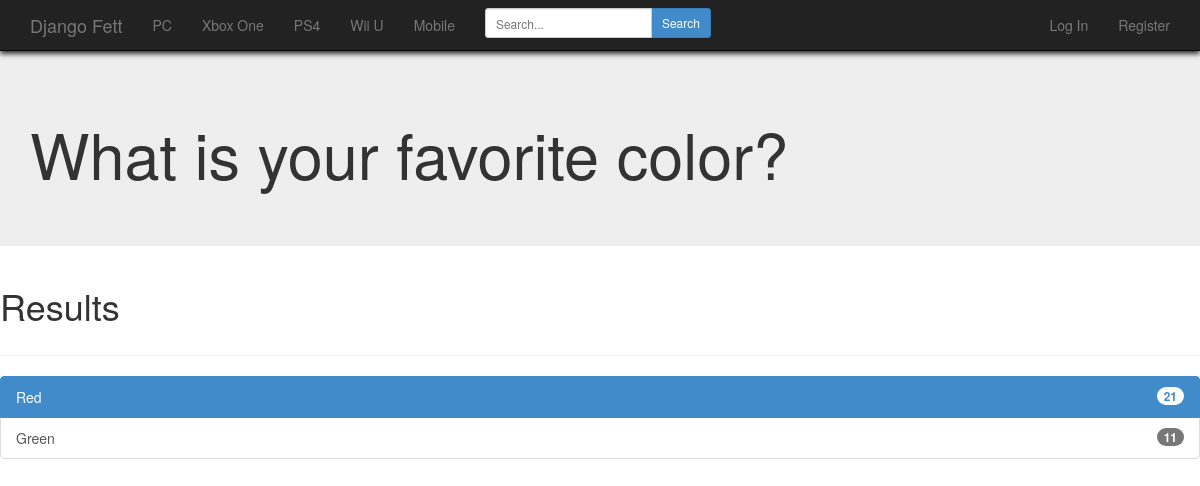
The page /djangofett/result/1/ on the database as committed earlier.
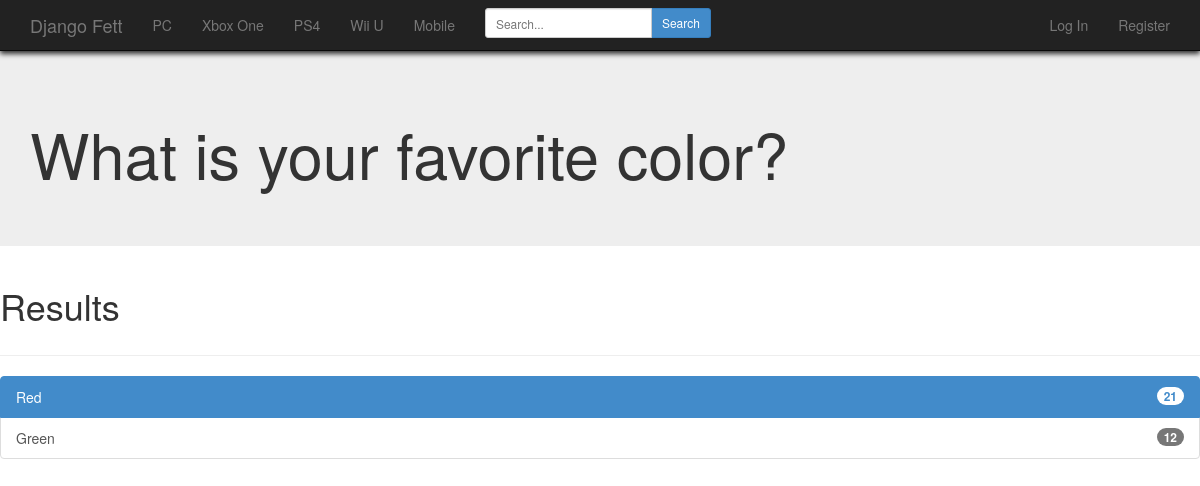
The same page on the database as committed later.
### portal/models.py (models this page shows, shortened)
class Answer(models.Model):
    answer_text = models.CharField(max_length=50, default="")
    question = models.ForeignKey(Question)
    vote_count = models.IntegerField(default=0)

### portal/views.py (the view)
# urls.py: url(r'^result/(?P<question_id>\d+)/$', views.result, name='result'),
def result(request, question_id):
    question = Question.objects.get(id=question_id)
    highest = question.answer_set.order_by('vote_count').reverse()[0]
    rest = question.answer_set.order_by('vote_count').reverse()[1:]
    context = {'question': question, 'highest': highest, 'rest': rest}
    return render(request, 'portal/result.html', context)

### portal/templates/portal/result.html
{% extends "base.html" %}
{% block content %}
  <div class="jumbotron">
    <h1> {{ question.question_text }}</h1>
  </div>
  <div class="page-header">
    <h1>Results<h1>
  </div>
  <div class="list-group">
  <a class="list-group-item active">
    <span class="badge pull-right">{{ highest.vote_count }}</span>
    {{ highest.answer_text}}
  {% for answer in rest %}
    <a class="list-group-item">
      <span class="badge pull-right">{{ answer.vote_count }}</span>
        {{ answer.answer_text }}
    </a>
  {% endfor %}
  </div>
{% endblock %}

Rows that differ between the two databases and show on the page:
changed Answer "Green": vote_count "11" → "12"
